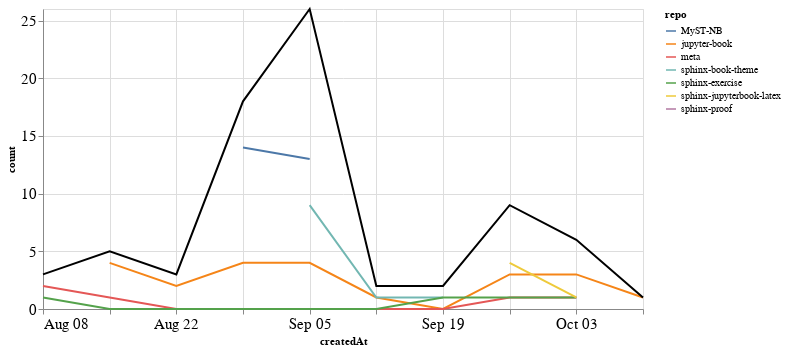

Notebook code cell kept with this figure:
### Markdown cell above
### Comments

### Code cell
comments_time = comments.groupby('repo').resample('W', on='createdAt').count()['author'].reset_index()
comments_time = comments_time.rename(columns={'author': 'count'})
comments_time_total = comments_time.groupby('createdAt').agg({"count": "sum"}).reset_index()
ch1 = alt.Chart(comments_time, width=600).mark_line().encode(
    x='createdAt',
    y='count',
    color='repo',
    tooltip="repo"
)

ch2 = alt.Chart(comments_time_total, width=600).mark_line(color="black").encode(
    x='createdAt',
    y='count',
)

ch1 + ch2

### Figure 1 — Vega-Lite specification as saved in the notebook (floating-point values rounded to 4 significant figures)
{"config": {"axisLeft": {"labelFontSize": 15}, "axisBottom": {"labelFontSize": 15}}, "layer": [{"data": {"name": "data-fb93c497ffb6c985b274fde86e29dec5"}, "mark": "line", "encoding": {"color": {"type": "nominal", "field": "repo"}, "tooltip": {"type": "nominal", "field": "repo"}, "x": {"type": "temporal", "field": "createdAt"}, "y": {"type": "quantitative", "field": "count"}}, "width": 600}, {"data": {"name": "data-f0deae493f56ec81392622e7658bfc7e"}, "mark": {"type": "line", "color": "black"}, "encoding": {"x": {"type": "temporal", "field": "createdAt"}, "y": {"type": "quantitative", "field": "count"}}, "width": 600}], "$schema": "https://vega.github.io/schema/vega-lite/v4.8.1.json", "datasets": {"data-fb93c497ffb6c985b274fde86e29dec5": [{"repo": "MyST-NB", "createdAt": "2021-08-29T00:00:00", "count": 14}, {"repo": "MyST-NB", "createdAt": "2021-09-05T00:00:00", "count": 13}, {"repo": "jupyter-book", "createdAt": "2021-08-15T00:00:00", "count": 4}, {"repo": "jupyter-book", "createdAt": "2021-08-22T00:00:00", "count": 2}, {"repo": "jupyter-book", "createdAt": "2021-08-29T00:00:00", "count": 4}, {"repo": "jupyter-book", "createdAt": "2021-09-05T00:00:00", "count": 4}, {"repo": "jupyter-book", "createdAt": "2021-09-12T00:00:00", "count": 1}, {"repo": "jupyter-book", "createdAt": "2021-09-19T00:00:00", "count": 0}, {"repo": "jupyter-book", "createdAt": "2021-09-26T00:00:00", "count": 3}, {"repo": "jupyter-book", "createdAt": "2021-10-03T00:00:00", "count": 3}, {"repo": "jupyter-book", "createdAt": "2021-10-10T00:00:00", "count": 1}, {"repo": "meta", "createdAt": "2021-08-08T00:00:00", "count": 2}, {"repo": "meta", "createdAt": "2021-08-15T00:00:00", "count": 1}, {"repo": "meta", "createdAt": "2021-08-22T00:00:00", "count": 0}, {"repo": "meta", "createdAt": "2021-08-29T00:00:00", "count": 0}, {"repo": "meta", "createdAt": "2021-09-05T00:00:00", "count": 0}, {"repo": "meta", "createdAt": "2021-09-12T00:00:00", "count": 0}, {"repo": "meta", "createdAt": "2021-09-19T00:00:00", "count": 0}, {"repo": "meta", "createdAt": "2021-09-26T00:00:00", "count": 1}, {"repo": "meta", "createdAt": "2021-10-03T00:00:00", "count": 1}, {"repo": "sphinx-book-theme", "createdAt": "2021-09-05T00:00:00", "count": 9}, {"repo": "sphinx-book-theme", "createdAt": "2021-09-12T00:00:00", "count": 1}, {"repo": "sphinx-book-theme", "createdAt": "2021-09-19T00:00:00", "count": 1}, {"repo": "sphinx-exercise", "createdAt": "2021-08-08T00:00:00", "count": 1}, {"repo": "sphinx-exercise", "createdAt": "2021-08-15T00:00:00", "count": 0}, {"repo": "sphinx-exercise", "createdAt": "2021-08-22T00:00:00", "count": 0}, {"repo": "sphinx-exercise", "createdAt": "2021-08-29T00:00:00", "count": 0}, {"repo": "sphinx-exercise", "createdAt": "2021-09-05T00:00:00", "count": 0}, {"repo": "sphinx-exercise", "createdAt": "2021-09-12T00:00:00", "count": 0}, {"repo": "sphinx-exercise", "createdAt": "2021-09-19T00:00:00", "count": 1}, {"repo": "sphinx-exercise", "createdAt": "2021-09-26T00:00:00", "count": 1}, {"repo": "sphinx-exercise", "createdAt": "2021-10-03T00:00:00", "count": 1}, {"repo": "sphinx-jupyterbook-latex", "createdAt": "2021-09-26T00:00:00", "count": 4}, {"repo": "sphinx-jupyterbook-latex", "createdAt": "2021-10-03T00:00:00", "count": 1}, {"repo": "sphinx-proof", "createdAt": "2021-08-22T00:00:00", "count": 1}], "data-f0deae493f56ec81392622e7658bfc7e": [{"createdAt": "2021-08-08T00:00:00", "count": 3}, {"createdAt": "2021-08-15T00:00:00", "count": 5}, {"createdAt": "2021-08-22T00:00:00", "count": 3}, {"createdAt": "2021-08-29T00:00:00", "count": 18}, {"createdAt": "2021-09-05T00:00:00", "count": 26}, {"createdAt": "2021-09-12T00:00:00", "count": 2}, {"createdAt": "2021-09-19T00:00:00", "count": 2}, {"createdAt": "2021-09-26T00:00:00", "count": 9}, {"createdAt": "2021-10-03T00:00:00", "count": 6}, {"createdAt": "2021-10-10T00:00:00", "count": 1}]}}
